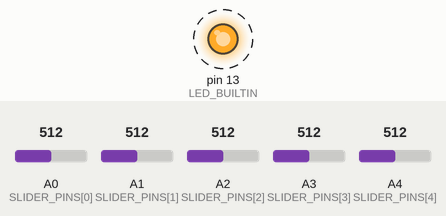
The sketch below on a simulated Arduino Uno, built with avr-gcc and run on an emulated ATmega328P. On the bench: output pins drawn as LEDs (lit = HIGH). Dashed ring = blinking. The test bench sets the inputs (shaded band); at power-on: A0 (SLIDER_PINS[0]) = 512, A1 (SLIDER_PINS[1]) = 512, A2 (SLIDER_PINS[2]) = 512, A3 (SLIDER_PINS[3]) = 512, A4 (SLIDER_PINS[4]) = 512. What the sketch prints to the serial monitor is not drawn.

Above: at 0.2 s.
Timing chart, 0 to 3.0 s (numbered marks = the images above):
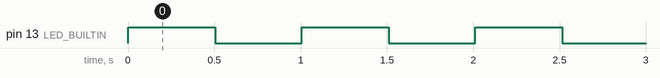

The sketch:

volume_mixer.ino
```cpp
// BARJ Volume Controller — Arduino Sketch  (transmit-on-change, v2)
//
// Wire format (deej-compatible):  val0|val1|...|valN\n
//
// v2 note: each ADC channel is read twice and the first sample discarded.
// The ATmega's single ADC shares one sample-and-hold capacitor across all
// pins; reading channels back-to-back can make a weakly-connected or floating
// pin "ghost" the previous channel's value (e.g. slider 5 mirroring slider 4).
// The throwaway read lets the capacitor charge from the real source. Costs
// ~0.6 ms per cycle — negligible.

// ===========================================================================
//  CONFIGURATION  —  edit this section to match your wiring
// ===========================================================================
//
// 1. Set NUM_SLIDERS to how many potentiometers you have wired.
// 2. List the analog pin for each slider in SLIDER_PINS, in order.
//    Slider 1 is the first entry, slider 2 the second, and so on — this is
//    the order they appear (left to right) in the BARJ desktop app.
//
// Valid analog pins depend on your board:
//    Uno / Nano ........ A0 A1 A2 A3 A4 A5
//    Mega .............. A0 .. A15
//    Leonardo / Micro .. A0 A1 A2 A3 A4 A5 (plus A6–A11 on some pins)
//
// To remap a slider, just change its pin here and re-upload. To add or remove
// sliders, change NUM_SLIDERS and the list to match (they must be the same
// length), then re-upload.

const int NUM_SLIDERS = 5;

// One entry per slider, in app order (slider 1 first).
const int SLIDER_PINS[NUM_SLIDERS] = {
  A0,   // Slider 1
  A1,   // Slider 2
  A2,   // Slider 3
  A3,   // Slider 4
  A4,   // Slider 5
};

// --- Wiring direction ---
// false = raw readings, no inversion (standard deej behaviour). This is correct
// for normal wiring where each pot's wiper goes to its analog pin, with the
// outer legs on 5V and GND such that fully LEFT reads ~0 and fully RIGHT reads
// ~1023. Set this true only if a build reads backwards in software; the cleaner
// fix for backwards pots is to swap that pot's two outer legs (5V and GND).
const bool INVERT_ALL = false;

// --- Edge snapping ---
// Real pots rarely read an exact 0 at the bottom or 1023 at the top - the
// wiper doesn't quite reach the track ends and the ADC has a little noise, so
// you often see e.g. 3..1019 instead of 0..1023. With SNAP_EDGES on, any
// reading within EDGE_MARGIN counts of an end is pulled to a clean 0 or 1023,
// so the serial log shows a true 0 when a pot is fully off (and 1023 when
// fully on). Increase EDGE_MARGIN if your pot still doesn't quite hit 0/1023;
// decrease it (or turn this off) if you want the unmodified raw values.
const bool SNAP_EDGES  = true;
const int  EDGE_MARGIN = 8;    // counts from each end that snap to 0 / 1023

// --- Behaviour tuning (most people can leave these alone) ---
const int           DEADBAND     = 2;     // ignore jitter below ~0.2%
const unsigned long HEARTBEAT_MS = 500;   // max silence between sends (ms)
const int           LOOP_DELAY   = 10;    // ms between read cycles

// --- Status LED ---
// true  = the board's built-in LED (LED_BUILTIN, usually pin 13) blinks on
//         every send: it flickers while you move a slider and pulses about
//         once a second from the idle heartbeat, so you can see the controller
//         is alive and transmitting.
// false = the built-in LED is left off and never touched.
// NOTE: this only controls the built-in LED. The separate TX/RX traffic LEDs
// are driven by the USB hardware on Uno/Nano-style boards and cannot be turned
// off from the sketch.
const bool ENABLE_LED = true;

// ===========================================================================
//  Implementation  —  no need to edit below here
// ===========================================================================

int analogSliderValues[NUM_SLIDERS];
int lastSentValues[NUM_SLIDERS];
unsigned long lastSendTime = 0;
bool ledState = false;             // current built-in LED state (toggled on send)

void setup() {
  for (int i = 0; i < NUM_SLIDERS; i++) {
    pinMode(SLIDER_PINS[i], INPUT);
    lastSentValues[i] = -1000;   // force a send on first loop
  }
  if (ENABLE_LED) {
    pinMode(LED_BUILTIN, OUTPUT);
    digitalWrite(LED_BUILTIN, LOW);
  }
  Serial.begin(9600);
}

void loop() {
  updateSliderValues();

  bool changed = false;
  for (int i = 0; i < NUM_SLIDERS; i++) {
    if (abs(analogSliderValues[i] - lastSentValues[i]) > DEADBAND) {
      changed = true;
      break;
    }
  }

  unsigned long now = millis();
  if (changed || (now - lastSendTime) >= HEARTBEAT_MS) {
    sendSliderValues();
    for (int i = 0; i < NUM_SLIDERS; i++) {
      lastSentValues[i] = analogSliderValues[i];
    }
    lastSendTime = now;
    if (ENABLE_LED) {
      ledState = !ledState;                  // blink to show activity
      digitalWrite(LED_BUILTIN, ledState);
    }
  }

  delay(LOOP_DELAY);
}

void updateSliderValues() {
  for (int i = 0; i < NUM_SLIDERS; i++) {
    analogRead(SLIDER_PINS[i]);            // throwaway: settles the S&H cap
    delayMicroseconds(10);                 // brief settle on the new channel
    int reading = analogRead(SLIDER_PINS[i]);            // real reading
    if (INVERT_ALL) {
      reading = 1023 - reading;            // flip so turning up = louder
    }
    if (SNAP_EDGES) {
      if (reading <= EDGE_MARGIN)          reading = 0;      // fully off -> 0
      else if (reading >= 1023 - EDGE_MARGIN) reading = 1023; // fully on -> 1023
    }
    analogSliderValues[i] = reading;
  }
}

void sendSliderValues() {
  String builtString = String("");
  for (int i = 0; i < NUM_SLIDERS; i++) {
    builtString += String((int)analogSliderValues[i]);
    if (i < NUM_SLIDERS - 1) {
      builtString += String("|");
    }
  }
  Serial.println(builtString);
}
```

Measured:
- by itself, pin 13 (LED_BUILTIN): alternates HIGH for 0.50 s and LOW for 0.50 s
